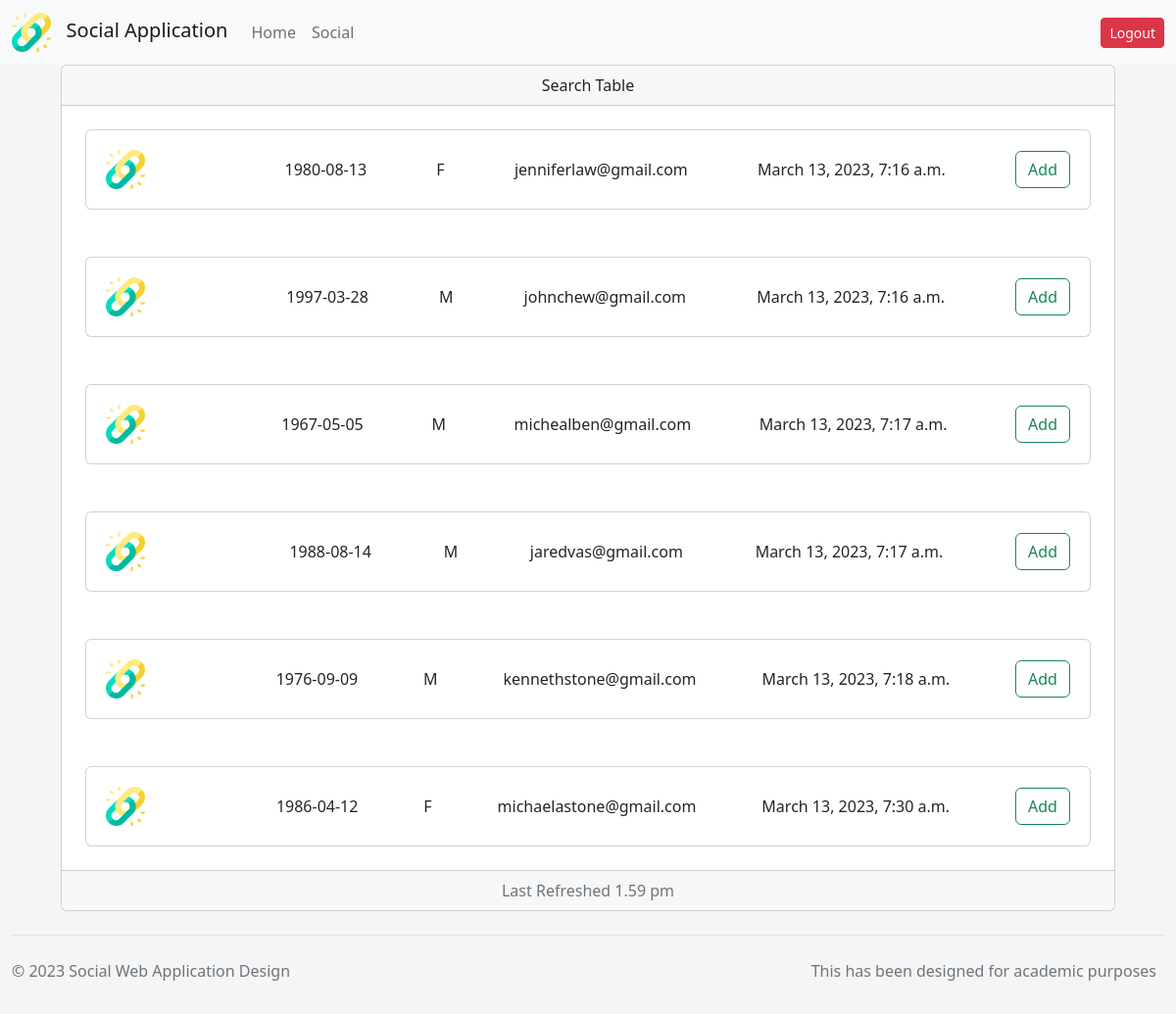
/search-social/ (signed in), run on the app's committed database.
### webapp/models.py (models this page shows, shortened)
class AppUser(models.Model):
    user = models.OneToOneField(User, on_delete=models.CASCADE)
    dob = models.CharField(max_length=256, null=False, blank=False)
    gender = models.CharField(max_length=1, null=False, blank=False)
    friend = models.ManyToManyField("self")

### webapp/views.py (the view)
# urls.py: path('search-social/', views.search),
@login_required(login_url='/login/')
def search(request):
    if request.method == 'POST':
        friend = AppUser.objects.get(user=User.objects.get(pk=int(request.POST['friend_user'])))
        current_user = AppUser.objects.get(user=User.objects.get(pk=request.user.id))
        result = add_friend(current_user, friend)
        return render(request, './internal/social-search.html')
    else:
        current_user = AppUser.objects.get(user=User.objects.get(pk=request.user.id))
        response = AppUser.objects.exclude(friend=current_user).exclude(user=User.objects.get(pk=request.user.id))
        return render(request, './internal/social-search.html', {
            'friends': response
        })

### webapp/templates/internal/social-search.html (shortened to what this page needs)
{% extends "../base.html" %}
{% block content %}
{% include "../partials/header.html" %}
<div class="container-fluid">
    <div class="row">
        <div class="col"></div>
        <div class="col-11">
            <div class="card text-center">
                <div class="card-header">
                    Search Table
                </div>
                {% if friends %}
                <div class="d-flex flex-column">
                    {% for friend in friends %}
                    <div class="p-2">
                        <div class="card-body">
                            <div class="card w-100">
                                <div class="card-body">
                                    <div class="d-flex flex-row justify-content-between align-items-center bd-highlight">
                                        <div class="p-1 bd-highlight">
                                            <div class="flex-shrink-0">
                                                <img src="../../static/link.png" alt="..." style="width: auto; max-width: 40px;">
                                            </div>
                                        </div>
                                        <div class="p-1 bd-highlight">{{ friend.user.name }}</div>
                                        <div class="p-1 bd-highlight">{{ friend.dob }}</div>
                                        <div class="p-1 bd-highlight">{{ friend.gender }}</div>
                                        <div class="p-1 bd-highlight">{{ friend.user.email }}</div>
                                        <div class="p-1 bd-highlight">{{ friend.user.date_joined }}</div>
                                        <div class="p-1 bd-highlight">
                                            <form action="/search-social/" method="post">
                                                <button class="btn btn-outline-success" name="friend_user" value={{friend.user.id}}>Add</button>
                                            </form>
                                        </div>
                                    </div>
                                </div>
                            </div>
                        </div>
                    </div>
                    {% endfor %}
                </div>
                {% else %}
                <h5 class="card-title">No user available in network</h5>
                <p class="card-text">Please wait for more user to join.</p>
                {% endif %}
                <div class="card-footer text-muted">
                    Last Refreshed 1.59 pm
                </div>
            </div>
        </div>
        <div class="col"></div>
    </div>
</div>
{% include "../partials/footer.html" %}
{% endblock %}

### webapp/templates/base.html (style rules this page uses)
body { background-color: #f5f5f5; }

### data on the page
AppUser: dob "1980-08-13", gender "F", user.email "jenniferlaw@gmail.com", user.date_joined "March 13, 2023, 7:16 a.m."
AppUser: dob "1997-03-28", gender "M", user.email "johnchew@gmail.com", user.date_joined "March 13, 2023, 7:16 a.m."
AppUser: dob "1967-05-05", gender "M", user.email "michealben@gmail.com", user.date_joined "March 13, 2023, 7:17 a.m."
AppUser: dob "1988-08-14", gender "M", user.email "jaredvas@gmail.com", user.date_joined "March 13, 2023, 7:17 a.m."
AppUser: dob "1976-09-09", gender "M", user.email "kennethstone@gmail.com", user.date_joined "March 13, 2023, 7:18 a.m."
AppUser: dob "1986-04-12", gender "F", user.email "michaelastone@gmail.com", user.date_joined "March 13, 2023, 7:30 a.m."
